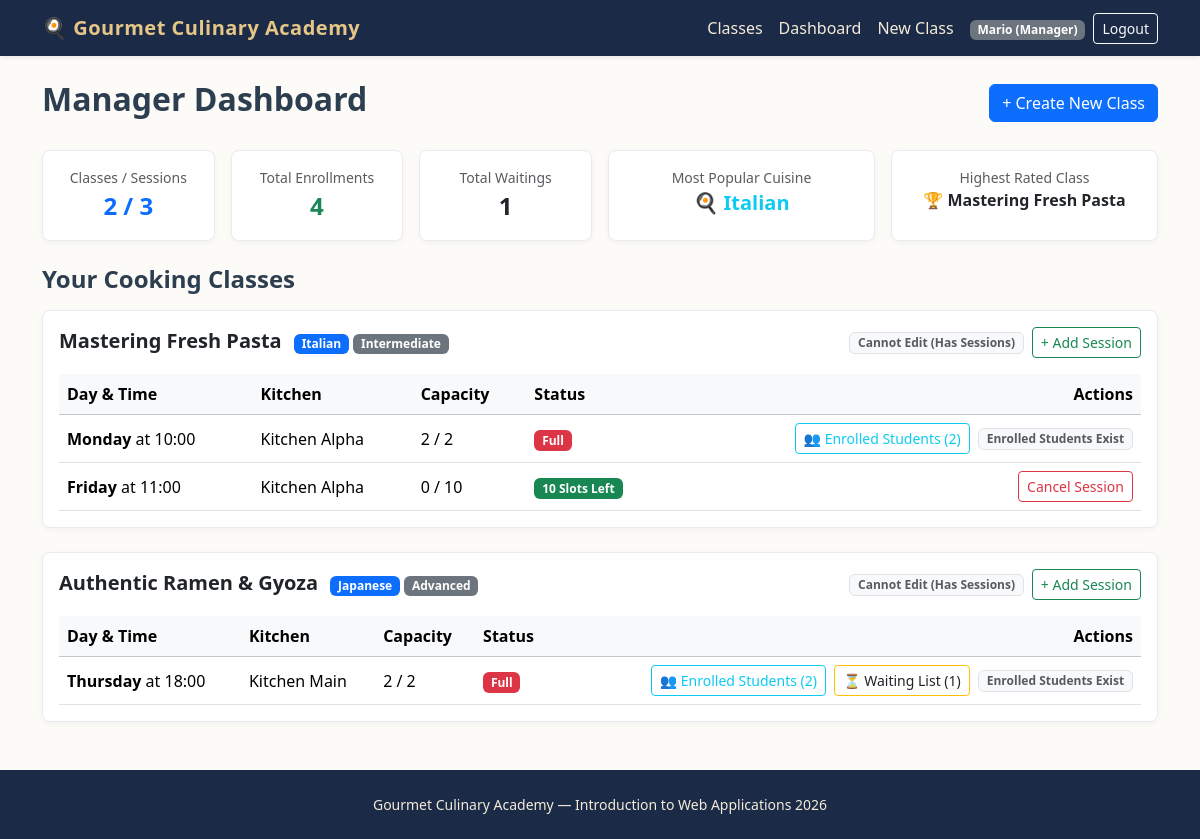
Before: /manager/dashboard (signed in) with the older database file.
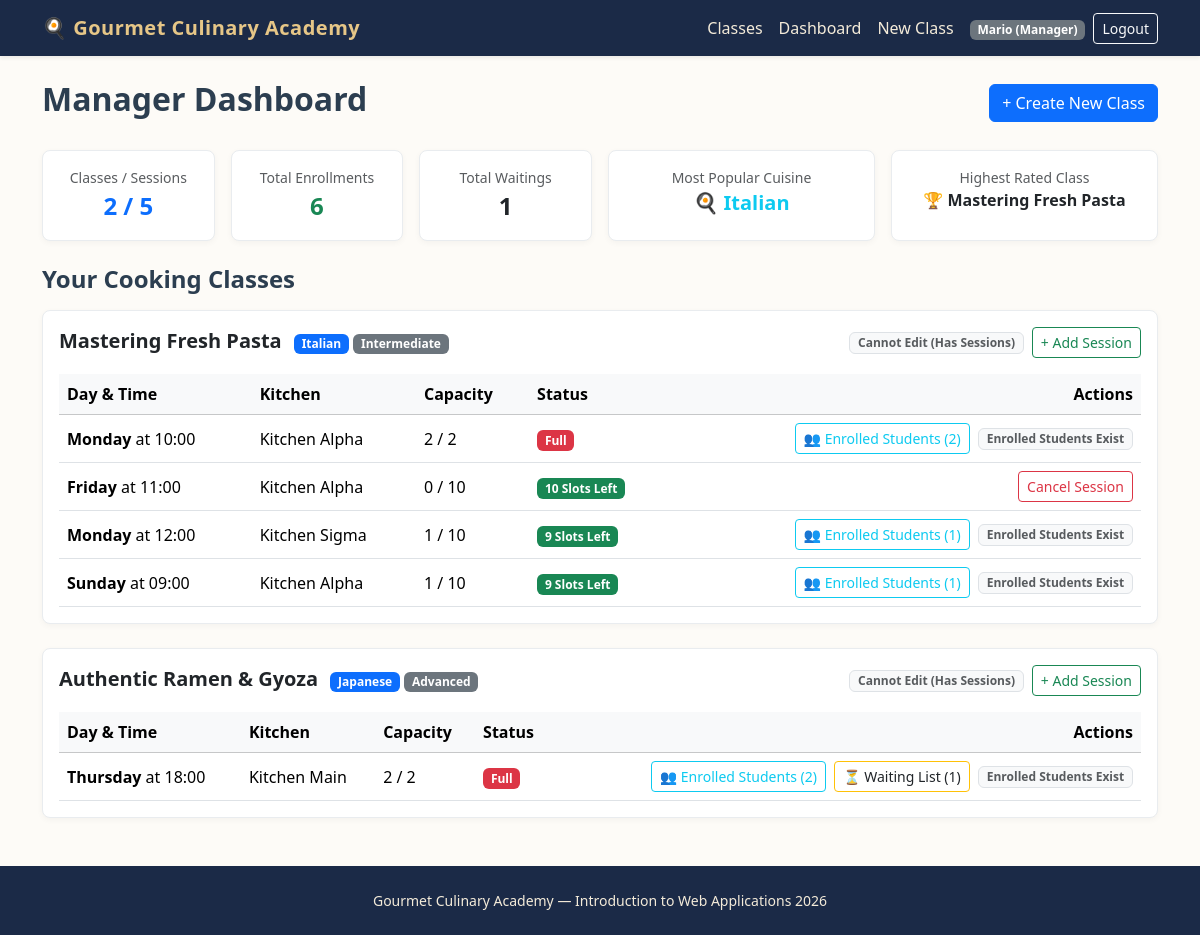
After: the same page with the newer database file.
### tables this page shows
CREATE TABLE users (
    id INTEGER PRIMARY KEY AUTOINCREMENT,
    email TEXT UNIQUE NOT NULL,
    first_name TEXT NOT NULL,
    last_name TEXT NOT NULL,
    password TEXT NOT NULL,
    role TEXT NOT NULL CHECK(role IN ('Manager', 'Student'))
);

CREATE TABLE cooking_classes (
    id INTEGER PRIMARY KEY AUTOINCREMENT,
    manager_id INTEGER NOT NULL,
    title TEXT NOT NULL UNIQUE,
    cuisine TEXT NOT NULL,
    difficulty TEXT NOT NULL CHECK(difficulty IN ('Beginner', 'Intermediate', 'Advanced')),
    duration INTEGER NOT NULL,
    dietary_category TEXT NOT NULL CHECK(dietary_category IN ('Standard', 'Vegetarian', 'Vegan', 'Gluten-free')),
    chef_name TEXT NOT NULL,
    ingredients TEXT NOT NULL, -- Comma-separated list (at least 4 items)
    description TEXT NOT NULL,
    photo_1 TEXT NOT NULL,
    photo_2 TEXT NOT NULL,
    photo_3 TEXT NOT NULL,
    FOREIGN KEY (manager_id) REFERENCES users(id) ON DELETE CASCADE
);

CREATE TABLE class_sessions (
    id INTEGER PRIMARY KEY AUTOINCREMENT,
    class_id INTEGER NOT NULL,
    day_of_week TEXT NOT NULL CHECK(day_of_week IN ('Monday', 'Tuesday', 'Wednesday', 'Thursday', 'Friday', 'Saturday', 'Sunday')),
    start_time TEXT NOT NULL, -- Store as HH:MM format
    kitchen_name TEXT NOT NULL,
    max_capacity INTEGER NOT NULL DEFAULT 10,
    FOREIGN KEY (class_id) REFERENCES cooking_classes(id) ON DELETE CASCADE
);

### routes/manager_routes.py (the view, shortened to what this page needs)
@manager_bp.route("/dashboard")
def dashboard():
    classes = get_manager_classes(current_user.id) or []
    raw_stats = get_manager_statistics(current_user.id) or {}
    stats = {}
    if isinstance(raw_stats, dict):
        stats = dict(raw_stats)
    else:
        try:
            stats = dict(raw_stats)
        except Exception:
            stats = {}
    total_sessions = 0
    total_enrollments = 0
    total_waiting = 0
    cuisine_counter = Counter()
    best_class_title = None
    highest_rating = -1.0
    for item in classes:
        item_dict = dict(item) if not isinstance(item, dict) else item
        cls_obj = item_dict.get("class")
        if cls_obj:
            cls_dict = dict(cls_obj) if not isinstance(cls_obj, dict) else cls_obj
        else:
            cls_dict = item_dict
        cuisine = cls_dict.get("cuisine")
        title = cls_dict.get("title")
        try:
            rating = float(cls_dict.get("avg_rating") or 0.0)
        except (ValueError, TypeError):
            rating = 0.0
        sessions = item_dict.get("sessions", [])
        total_sessions += len(sessions)
        class_enrollments = 0
        for s in sessions:
            s_dict = dict(s) if not isinstance(s, dict) else s
            enrolled = s_dict.get("enrolled_count", 0) or 0
            waiting = s_dict.get("waiting_students", []) or []
            total_enrollments += enrolled
            total_waiting += len(waiting) if isinstance(waiting, (list, tuple)) else 0
            class_enrollments += enrolled
        if cuisine and class_enrollments > 0:
            cuisine_counter[cuisine] += class_enrollments
        elif cuisine:
            cuisine_counter.setdefault(cuisine, 0)
        if rating > highest_rating:
            highest_rating = rating
            best_class_title = title
        elif best_class_title is None and title:
            best_class_title = title
    stats["total_classes"] = len(classes)
    stats["total_sessions"] = total_sessions
    stats["total_enrollments"] = total_enrollments
    stats["total_waiting"] = total_waiting
    most_common = cuisine_counter.most_common(1)
    if most_common:
        stats["popular_cuisine"] = most_common[0][0]
    else:
        stats["popular_cuisine"] = "N/A"
    return render_template("manager/dashboard.html", classes=classes, stats=stats)

### app.py (called while the page is built)
@app.after_request
def add_header(response):
    response.headers["Cache-Control"] = (
        "no-store, no-cache, must-revalidate, post-check=0, pre-check=0, max-age=0"
    )
    response.headers["Pragma"] = "no-cache"
    response.headers["Expires"] = "-1"
    return response

@login_manager.user_loader
def load_user(user_id):
    row = get_user_by_id(user_id)
    if row:
        return User(
            user_id=row["id"],
            email=row["email"],
            first_name=row["first_name"],
            last_name=row["last_name"],
            role=row["role"]
        )
    return None

### dao/user_dao.py (called while the page is built)
def get_user_by_id(user_id):
    conn = get_db()
    cursor = conn.cursor()
    cursor.execute("SELECT * FROM users WHERE id = ?", (user_id,))
    user = cursor.fetchone()
    close_db(conn)
    return user

### database/database.py (called while the page is built)
def get_db():
    conn = sqlite3.connect(DATABASE, timeout=10.0)
    conn.row_factory = sqlite3.Row
    conn.execute("PRAGMA foreign_keys = ON")
    return conn

### routes/manager_routes.py (called while the page is built)
@manager_bp.before_request
@login_required
def check_manager_role():
    if current_user.role != "Manager":
        flash("Access denied. Manager privileges required.", "danger")
        return redirect(url_for("home.index"))

### templates/manager/dashboard.html (shortened to what this page needs)
{% extends "base.html" %}
{% block content %}
<header class="d-flex justify-content-between align-items-center mb-4">
    <h1 class="h2 fw-bold">Manager Dashboard</h1>
    <a href="{{ url_for('manager.create_class') }}" class="btn btn-primary">+ Create New Class</a>
</header>
<section class="row g-3 mb-4">
    <article class="col-md-4 col-lg-2">
        <div class="card card-culinary p-3 text-center h-100">
            <span class="text-muted small">Classes / Sessions</span>
            <span class="fs-4 fw-bold text-primary">{{ stats.total_classes }} / {{ stats.total_sessions }}</span>
        </div>
    </article>
    <article class="col-md-4 col-lg-2">
        <div class="card card-culinary p-3 text-center h-100">
            <span class="text-muted small">Total Enrollments</span>
            <span class="fs-4 fw-bold text-success">{{ stats.total_enrollments }}</span>
        </div>
    </article>
    <article class="col-md-4 col-lg-2">
        <div class="card card-culinary p-3 text-center h-100">
            <span class="text-muted small">Total Waitings</span>
            <span class="fs-4 fw-bold text-warning text-dark">{{ stats.total_waiting }}</span>
        </div>
    </article>
    <article class="col-md-6 col-lg-3">
        <div class="card card-culinary p-3 text-center h-100">
            <span class="text-muted small">Most Popular Cuisine</span>
            <span class="fs-5 fw-bold text-info text-truncate" title="{{ stats.popular_cuisine }}">
                🍳 {{ stats.popular_cuisine }}
            </span>
        </div>
    </article>
    <article class="col-md-6 col-lg-3">
        <div class="card card-culinary p-3 text-center h-100">
            <span class="text-muted small">Highest Rated Class</span>
            <span class="fs-6 fw-bold text-dark text-truncate" title="{{ stats.top_rated_class }}">
                🏆 {{ stats.top_rated_class }}
            </span>
        </div>
    </article>
</section>
<section>
    <h2 class="h4 fw-bold mb-3">Your Cooking Classes</h2>
    {% if classes %}
        {% for item in classes %}
            <article class="card card-culinary mb-4 p-3">
                <div class="d-flex justify-content-between align-items-center mb-3 flex-wrap gap-2">
                    <div>
                        <h3 class="h5 fw-bold mb-1 d-inline-block me-2">{{ item.class.title }}</h3>
                        <span class="badge bg-primary">{{ item.class.cuisine }}</span>
                        <span class="badge bg-secondary">{{ item.class.difficulty }}</span>
                    </div>
                    <div class="d-flex gap-2">
                        {% if item.can_edit %}
                            <a href="{{ url_for('manager.edit_class', class_id=item.class.id) }}" class="btn btn-sm btn-outline-primary">Edit Class</a>
                        {% else %}
                            <span class="badge bg-light text-muted border align-self-center">Cannot Edit (Has Sessions)</span>
                        {% endif %}
                        <a href="{{ url_for('manager.create_session', class_id=item.class.id) }}" class="btn btn-sm btn-outline-success">+ Add Session</a>
                    </div>
                </div>
                <div class="table-responsive">
                    <table class="table table-hover align-middle mb-0">
                        <thead class="table-light">
                            <tr>
                                <th>Day & Time</th>
                                <th>Kitchen</th>
                                <th>Capacity</th>
                                <th>Status</th>
                                <th class="text-end">Actions</th>
                            </tr>
                        </thead>
                        <tbody>
                            {% for s in item.sessions %}
                                <tr>
                                    <td><strong>{{ s.day_of_week }}</strong> at {{ s.start_time[:5] if s.start_time else s.start_time }}</td>
                                    <td>{{ s.kitchen_name }}</td>
                                    <td>{{ s.enrolled_count }} / {{ s.max_capacity }}</td>
                                    <td>
                                        {% if s.enrolled_count == s.max_capacity %}
                                            <span class="badge bg-danger">Full</span>
                                        {% else %}
                                            <span class="badge bg-success">{{ s.available_slots }} Slots Left</span>
                                        {% endif %}
                                    </td>
                                    <td class="text-end">
                                        {% if s.enrolled_count > 0 %}
                                            <button type="button" class="btn btn-sm btn-outline-info me-1" data-bs-toggle="modal" data-bs-target="#studentsModal{{ s.id }}">
                                                👥 Enrolled Students ({{ s.enrolled_count }})
                                            </button>
                                        {% endif %}
                                        {% if s.waiting_students and s.waiting_students|length > 0 %}
                                            <button type="button" class="btn btn-sm btn-outline-warning text-dark me-1" data-bs-toggle="modal" data-bs-target="#studentsModal{{ s.id }}">
                                                ⏳ Waiting List ({{ s.waiting_students|length }})
                                            </button>
                                        {% endif %}
                                        {% if s.enrolled_count == 0 %}
                                            <form action="{{ url_for('manager.cancel_session', session_id=s.id) }}" method="POST" class="d-inline">
                                                <button type="submit" class="btn btn-sm btn-outline-danger" onclick="return confirm('Are you sure you want to cancel this session?')">Cancel Session</button>
                                            </form>
                                        {% else %}
                                            <span class="badge bg-light text-muted border">Enrolled Students Exist</span>
                                        {% endif %}
                                    </td>
                                </tr>
                            {% else %}
                                <tr>
                                    <td colspan="5" class="text-muted text-center py-2">No active sessions for this class yet.</td>
                                </tr>
                            {% endfor %}
                        </tbody>
                    </table>
                </div>
            </article>
        {% endfor %}
    {% endif %}
</section>
{% endblock %}

### templates/base.html (shortened to what this page needs)
<!DOCTYPE html>
<html lang="en">
<head>
    <link href="https://cdn.jsdelivr.net/npm/bootstrap@5.3.3/dist/css/bootstrap.min.css" rel="stylesheet">
    <link rel="stylesheet" href="{{ url_for('static', filename='css/style.css') }}">
</head>
<body>
    <header>
        <nav class="navbar navbar-expand-lg navbar-dark bg-culinary shadow-sm">
            <div class="container">
                <a class="navbar-brand" href="{{ url_for('home.index') }}">🍳 Gourmet Culinary Academy</a>
                <section class="collapse navbar-collapse" id="mainNav">
                    <ul class="navbar-nav ms-auto align-items-center">
                        <li class="nav-item">
                            <a class="nav-link" href="{{ url_for('home.index') }}">Classes</a>
                        </li>
                        {% if current_user.is_authenticated %}
                            {% if current_user.role == 'Manager' %}
                                <li class="nav-item">
                                    <a class="nav-link" href="{{ url_for('manager.dashboard') }}">Dashboard</a>
                                </li>
                                <li class="nav-item">
                                    <a class="nav-link" href="{{ url_for('manager.create_class') }}">New Class</a>
                                </li>
                            {% else %}
                                <li class="nav-item">
                                    <a class="nav-link" href="{{ url_for('student.profile') }}">My Profile</a>
                                </li>
                            {% endif %}
                            <li class="nav-item ms-lg-2">
                                <span class="badge bg-secondary">{{ current_user.first_name }} ({{ current_user.role }})</span>
                            </li>
                            <li class="nav-item ms-lg-2">
                                <a class="btn btn-sm btn-outline-light" href="{{ url_for('auth.logout') }}">Logout</a>
                            </li>
                        {% endif %}
                    </ul>
                </section>
            </div>
        </nav>
    </header>
    <main class="container py-4">
        {% block content %}{% endblock %}
    </main>
    <footer class="site-footer text-center py-4 mt-auto">
        <div class="container">
            <p class="mb-0 small">Gourmet Culinary Academy — Introduction to Web Applications 2026</p>
        </div>
    </footer>
</body>
</html>

### static/css/style.css (style rules this page uses)
body { background-color: #fdfbf7; color: #2c3e50; font-family: "Segoe UI", Tahoma, Geneva, Verdana, sans-serif; min-height: 100vh; display: flex; flex-direction: column; }
main { flex: 1; }
.bg-culinary { background-color: #1b2a47; }
.navbar-dark .navbar-brand { color: #e6c687; font-weight: 700; letter-spacing: 0.5px; }
.navbar-dark .nav-link { color: #f4ebd9; }
.card-culinary { border: 1px solid #e9ecef; border-radius: 8px; transition: transform 0.15s ease, box-shadow 0.15s ease; box-shadow: 0 2px 6px rgba(0,0,0,0.04); }
.site-footer { background-color: #1b2a47; color: #f4ebd9; }

Changed rows visible on the page:
now on this page (row edited): class_sessions: day_of_week "Monday", start_time "12:00", kitchen_name "Kitchen Sigma", enrolled_count "1", max_capacity "10", available_slots "9", shows "Enrolled Students Exist", shown under "Mastering Fresh Pasta"
added class_sessions: day_of_week "Sunday", start_time "09:00", kitchen_name "Kitchen Alpha", enrolled_count "1", max_capacity "10", available_slots "9", shows "Enrolled Students Exist", shown under "Mastering Fresh Pasta"
Other visible differences:
{{ stats.total_sessions }}: "3" → "5"
{{ stats.total_enrollments }}: "4" → "6"
